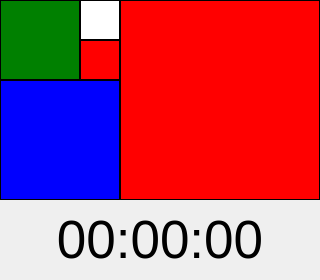
<?xml version="1.0" encoding="UTF-8"?>
<ui version="4.0">
 <class>MainWindow</class>
 <widget class="QMainWindow" name="MainWindow">
  <property name="geometry">
   <rect>
    <x>0</x>
    <y>0</y>
    <width>320</width>
    <height>280</height>
   </rect>
  </property>
  <property name="maximumSize">
   <size>
    <width>320</width>
    <height>280</height>
   </size>
  </property>
  <property name="windowTitle">
   <string>The Fibonacci Clock</string>
  </property>
  <widget class="QWidget" name="centralWidget">
   <property name="maximumSize">
    <size>
     <width>320</width>
     <height>280</height>
    </size>
   </property>
   <widget class="QLabel" name="l2">
    <property name="geometry">
     <rect>
      <x>0</x>
      <y>0</y>
      <width>80</width>
      <height>80</height>
     </rect>
    </property>
    <property name="styleSheet">
     <string notr="true">background-color:green;</string>
    </property>
    <property name="frameShape">
     <enum>QFrame::Box</enum>
    </property>
    <property name="frameShadow">
     <enum>QFrame::Plain</enum>
    </property>
    <property name="text">
     <string/>
    </property>
   </widget>
   <widget class="QLabel" name="l1">
    <property name="geometry">
     <rect>
      <x>80</x>
      <y>0</y>
      <width>40</width>
      <height>40</height>
     </rect>
    </property>
    <property name="styleSheet">
     <string notr="true">background-color:white;</string>
    </property>
    <property name="frameShape">
     <enum>QFrame::Box</enum>
    </property>
    <property name="frameShadow">
     <enum>QFrame::Plain</enum>
    </property>
    <property name="text">
     <string/>
    </property>
   </widget>
   <widget class="QLabel" name="l1_2">
    <property name="geometry">
     <rect>
      <x>80</x>
      <y>40</y>
      <width>40</width>
      <height>40</height>
     </rect>
    </property>
    <property name="styleSheet">
     <string notr="true">background-color:red;</string>
    </property>
    <property name="frameShape">
     <enum>QFrame::Box</enum>
    </property>
    <property name="frameShadow">
     <enum>QFrame::Plain</enum>
    </property>
    <property name="text">
     <string/>
    </property>
   </widget>
   <widget class="QLabel" name="l3">
    <property name="geometry">
     <rect>
      <x>0</x>
      <y>80</y>
      <width>120</width>
      <height>120</height>
     </rect>
    </property>
    <property name="styleSheet">
     <string notr="true">background-color:blue;</string>
    </property>
    <property name="frameShape">
     <enum>QFrame::Box</enum>
    </property>
    <property name="frameShadow">
     <enum>QFrame::Plain</enum>
    </property>
    <property name="text">
     <string/>
    </property>
   </widget>
   <widget class="QLabel" name="l5">
    <property name="geometry">
     <rect>
      <x>120</x>
      <y>0</y>
      <width>200</width>
      <height>200</height>
     </rect>
    </property>
    <property name="styleSheet">
     <string notr="true">background-color:red;</string>
    </property>
    <property name="frameShape">
     <enum>QFrame::Box</enum>
    </property>
    <property name="frameShadow">
     <enum>QFrame::Plain</enum>
    </property>
    <property name="text">
     <string/>
    </property>
   </widget>
   <widget class="QLabel" name="orario">
    <property name="geometry">
     <rect>
      <x>0</x>
      <y>200</y>
      <width>320</width>
      <height>80</height>
     </rect>
    </property>
    <property name="font">
     <font>
      <pointsize>40</pointsize>
     </font>
    </property>
    <property name="text">
     <string>00:00:00</string>
    </property>
    <property name="alignment">
     <set>Qt::AlignCenter</set>
    </property>
   </widget>
  </widget>
 </widget>
 <layoutdefault spacing="6" margin="11"/>
 <resources/>
 <connections/>
</ui>
